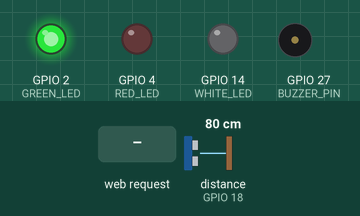
The sketch below on a simulated ESP32. Shown: output pins drawn as LEDs (lit = HIGH), buzzer (waves = sounding, pin HIGH). Wiring (inferred from the names in the program): ultrasonic range finder: trigger GPIO 5; echo GPIO 18. The inputs (shaded band) are chosen by the test bench; at power-on: distance to the obstacle (sensor on GPIO 18) 80 cm. The echo pulse lasts 58.3 µs per cm; WiFi joins after 1.5 s; servers stay silent unless stated; pins used as bus, display or sensor lines are not drawn; what the sketch prints to the serial monitor is not drawn.

Above: at 2.7 s.
2.8 s: distance to the obstacle (sensor on GPIO 18) set to 12 cm
4.3 s: distance to the obstacle (sensor on GPIO 18) set to 9 cm
At 5.4 s:
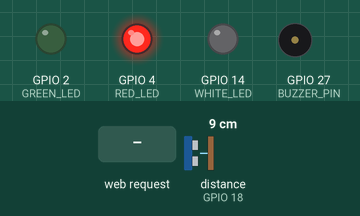
5.8 s: HTTP request GET /book received
At 6.6 s:
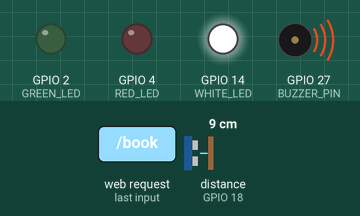
7.3 s: distance to the obstacle (sensor on GPIO 18) set to 18 cm
At 8.4 s:
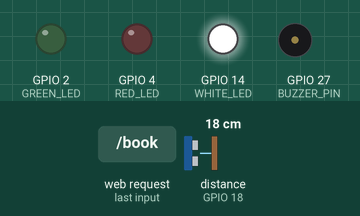
8.8 s: distance to the obstacle (sensor on GPIO 18) set to 2 cm
At 9.5 s:
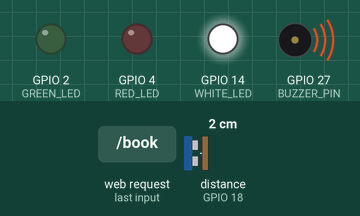
10.3 s: distance to the obstacle (sensor on GPIO 18) set to 35 cm
At 10.9 s:
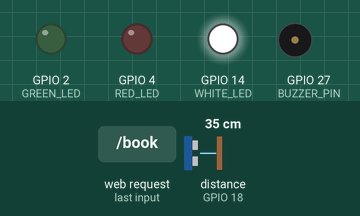
Timing chart, 0 to 12.8 s (numbered marks = the images above; inputs shaded):
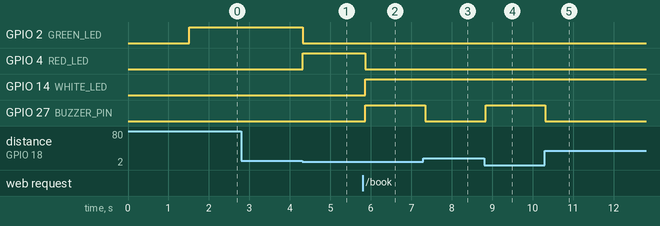

Measured:
- the behaviour switches between 11 and 10 cm on distance to the obstacle (sensor on GPIO 18) (found by bisection; images 0 and 1)
- after the input at 2.8 s, every drawn part: stays the same
- after the input at 4.3 s, GPIO 2 (GREEN_LED): HIGH → LOW at once; GPIO 4 (RED_LED): LOW → HIGH at once
- after the input at 5.8 s, GPIO 4 (RED_LED): HIGH → LOW after 0.06 s; GPIO 14 (WHITE_LED), GPIO 27 (BUZZER_PIN): LOW → HIGH after 0.06 s
- after the input at 7.3 s, GPIO 27 (BUZZER_PIN): HIGH → LOW at once
- after the input at 8.8 s, GPIO 27 (BUZZER_PIN): LOW → HIGH at once
- after the input at 10.3 s, GPIO 27 (BUZZER_PIN): HIGH → LOW at once

The sketch:

Smart-parking-system.ino
```cpp
#include <WiFi.h>
#include <ThingSpeak.h>

// Ultrasonic Sensor Pins
#define TRIG_PIN 5
#define ECHO_PIN 18

// LED Pins
#define GREEN_LED 2
#define RED_LED 4
#define WHITE_LED 14  // Yellow (White LED) for booking feature

// Buzzer Pin
#define BUZZER_PIN 27

// WiFi Credentials
const char* ssid = "OnePlus Nord 3 5G";           // Replace with your WiFi SSID
const char* password = "oneplus+";               // Replace with your WiFi password

// ThingSpeak Configuration
unsigned long channelID = 2777773;               // Replace with your ThingSpeak Channel ID
const char* writeAPIKey = "VMOL0FACFPHGML3F";    // Replace with your ThingSpeak Write API Key

WiFiServer server(80);

bool isOccupied = false; // Parking slot status
bool isBooked = false;   // Booking status

WiFiClient client;

unsigned long lastUpdateTime = 0; // Track time of the last ThingSpeak update
const unsigned long updateInterval = 20000; // Update ThingSpeak every 20 seconds

void setup() {
  Serial.begin(115200);

  pinMode(TRIG_PIN, OUTPUT);
  pinMode(ECHO_PIN, INPUT);
  pinMode(GREEN_LED, OUTPUT);
  pinMode(RED_LED, OUTPUT);
  pinMode(WHITE_LED, OUTPUT);
  pinMode(BUZZER_PIN, OUTPUT);

  digitalWrite(GREEN_LED, LOW);
  digitalWrite(RED_LED, LOW);
  digitalWrite(WHITE_LED, LOW);
  digitalWrite(BUZZER_PIN, LOW);

  Serial.print("Connecting to WiFi");
  WiFi.begin(ssid, password);
  while (WiFi.status() != WL_CONNECTED) {
    delay(500);
    Serial.print(".");
  }
  Serial.println("\nWiFi connected!");
  Serial.print("IP Address: ");
  Serial.println(WiFi.localIP());

  ThingSpeak.begin(client);
  server.begin();
}

void loop() {
  long duration, distance;

  digitalWrite(TRIG_PIN, LOW);
  delayMicroseconds(2);
  digitalWrite(TRIG_PIN, HIGH);
  delayMicroseconds(10);
  digitalWrite(TRIG_PIN, LOW);

  duration = pulseIn(ECHO_PIN, HIGH);
  distance = duration * 0.034 / 2;

  isOccupied = (distance < 10 && distance > 0);

  // LED Logic
  if (isOccupied && !isBooked) {
    digitalWrite(RED_LED, HIGH);
    digitalWrite(GREEN_LED, LOW);
    digitalWrite(WHITE_LED, LOW);
    digitalWrite(BUZZER_PIN, LOW);
  } else if (isBooked) {
    digitalWrite(WHITE_LED, HIGH);
    digitalWrite(GREEN_LED, LOW);
    digitalWrite(RED_LED, LOW);
    if (isOccupied) {
      digitalWrite(BUZZER_PIN, HIGH);
    } else {
      digitalWrite(BUZZER_PIN, LOW);
    }
  } else {
    digitalWrite(RED_LED, LOW);
    digitalWrite(GREEN_LED, HIGH);
    digitalWrite(WHITE_LED, LOW);
    digitalWrite(BUZZER_PIN, LOW);
  }

  WiFiClient client = server.available();
  if (client) {
    String request = client.readStringUntil('\r');
    client.flush();

    if (request.indexOf("/book") != -1) {
      isBooked = true;
    } else if (request.indexOf("/unbook") != -1) {
      isBooked = false;
    }

    if (request.indexOf("/status") != -1) {
      client.println("HTTP/1.1 200 OK");
      client.println("Content-Type: application/json");
      client.println("Connection: close");
      client.println();
      client.print("{\"occupied\":");
      client.print(isOccupied ? "true" : "false");
      client.print(", \"booked\":");
      client.print(isBooked ? "true" : "false");
      client.println("}");
    } else {
      sendHTMLPage(client);
    }
    client.stop();
  }

  unsigned long currentMillis = millis();
  if (currentMillis - lastUpdateTime >= updateInterval) {
    updateThingSpeak();
    lastUpdateTime = currentMillis;
  }
  delay(50);
}

void sendHTMLPage(WiFiClient &client) {
  client.println("HTTP/1.1 200 OK");
  client.println("Content-Type: text/html");
  client.println("Connection: close");
  client.println();
  client.println("<!DOCTYPE html>");
  client.println("<html>");
  client.println("<head>");
  client.println("<title>Smart Parking</title>");
  client.println("<style>");
  client.println("body { font-family: 'Arial', sans-serif; text-align: center; padding: 20px; background-image: url('https://i.pinimg.com/originals/d9/7d/0f/d97d0f2675480191f9a2b126d0a1145f.gif'); background-size: cover; background-position: center; }");
  client.println("h1 { color: black; font-size: 48px; font-weight: bold; text-shadow: 2px 2px 10px rgba(0, 0, 0, 0.7); }");
  client.println(".status { font-size: 30px; margin-top: 20px; color: #fff; font-weight: bold; text-shadow: 1px 1px 6px rgba(0, 0, 0, 0.5); }");
  client.println("button { margin: 10px; padding: 15px 30px; font-size: 20px; cursor: pointer; background-color: rgba(0, 0, 0, 0.7); color: #fff; border: none; border-radius: 10px; transition: background-color 0.3s, opacity 0.3s; }");
  client.println("button:hover { background-color: rgba(255, 255, 255, 0.3); opacity: 0.8; }");
  client.println("</style>");
  client.println("</head>");
  client.println("<body>");
  client.println("<h1>Smart Parking System</h1>");
  client.println("<div class='status' id='status'></div>");
  client.println("<button onclick=\"fetch('/book').then(updateStatus)\">Book Slot</button>");
  client.println("<button onclick=\"fetch('/unbook').then(updateStatus)\">Unbook Slot</button>");
  client.println("<script>");
  client.println("function updateStatus() {");
  client.println("  fetch('/status').then(response => response.json()).then(data => {");
  client.println("    const statusDiv = document.getElementById('status');");
  client.println("    if (data.booked) {");
  client.println("      statusDiv.innerText = 'Status: Booked (Reserved)';");
  client.println("      statusDiv.style.color = 'yellow';");
  client.println("    } else if (data.occupied) {");
  client.println("      statusDiv.innerText = 'Status: Occupied (No Parking Available)';");
  client.println("      statusDiv.style.color = 'red';");
  client.println("    } else {");
  client.println("      statusDiv.innerText = 'Status: Vacant (You Can Park)';");
  client.println("      statusDiv.style.color = 'green';");
  client.println("    }");
  client.println("  });");
  client.println("}");
  client.println("updateStatus();");
  client.println("setInterval(updateStatus, 1000);");
  client.println("</script>");
  client.println("</body>");
  client.println("</html>");
}

void updateThingSpeak() {
  int field1 = isOccupied ? 0 : 1;
  int field3 = isBooked ? 1 : 0;

  ThingSpeak.setField(1, field1);
  ThingSpeak.setField(3, field3);

  int responseCode = ThingSpeak.writeFields(channelID, writeAPIKey);
  if (responseCode == 200) {
    Serial.println("Successfully updated ThingSpeak!");
  } else {
    Serial.println("Failed to update ThingSpeak. Response code: " + String(responseCode));
  }
}
```
